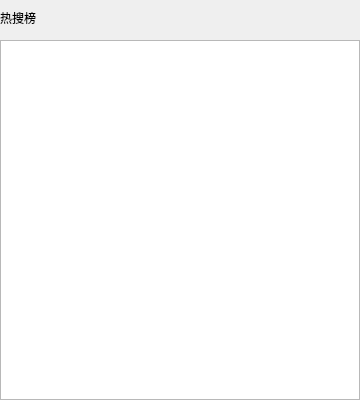
<?xml version="1.0" encoding="UTF-8"?>
<ui version="4.0">
 <class>SearchForm</class>
 <widget class="QWidget" name="SearchForm">
  <property name="geometry">
   <rect>
    <x>0</x>
    <y>0</y>
    <width>360</width>
    <height>400</height>
   </rect>
  </property>
  <property name="sizePolicy">
   <sizepolicy hsizetype="Fixed" vsizetype="Fixed">
    <horstretch>0</horstretch>
    <verstretch>0</verstretch>
   </sizepolicy>
  </property>
  <property name="windowTitle">
   <string>Form</string>
  </property>
  <property name="styleSheet">
   <string notr="true"/>
  </property>
  <widget class="QLabel" name="label">
   <property name="geometry">
    <rect>
     <x>0</x>
     <y>7</y>
     <width>121</width>
     <height>21</height>
    </rect>
   </property>
   <property name="font">
    <font>
     <family>Microsoft YaHei UI</family>
    </font>
   </property>
   <property name="text">
    <string>热搜榜</string>
   </property>
  </widget>
  <widget class="QListWidget" name="listWidget">
   <property name="geometry">
    <rect>
     <x>0</x>
     <y>40</y>
     <width>360</width>
     <height>360</height>
    </rect>
   </property>
   <property name="sizePolicy">
    <sizepolicy hsizetype="Expanding" vsizetype="Preferred">
     <horstretch>0</horstretch>
     <verstretch>0</verstretch>
    </sizepolicy>
   </property>
   <property name="maximumSize">
    <size>
     <width>16777215</width>
     <height>375</height>
    </size>
   </property>
  </widget>
 </widget>
 <resources/>
 <connections/>
</ui>
